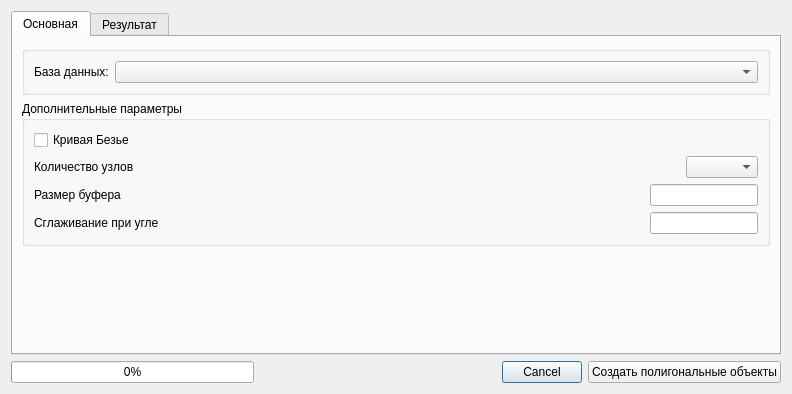
<?xml version="1.0" encoding="UTF-8"?>
<ui version="4.0">
 <class>Dialog</class>
 <widget class="QDialog" name="Dialog">
  <property name="geometry">
   <rect>
    <x>0</x>
    <y>0</y>
    <width>792</width>
    <height>394</height>
   </rect>
  </property>
  <property name="windowTitle">
   <string>Создание полигонов из линейных объектов.</string>
  </property>
  <layout class="QVBoxLayout" name="verticalLayout_3">
   <item>
    <widget class="QTabWidget" name="tabWidget">
     <property name="currentIndex">
      <number>0</number>
     </property>
     <widget class="QWidget" name="tabCommon">
      <attribute name="title">
       <string>Основная</string>
      </attribute>
      <layout class="QVBoxLayout" name="verticalLayout_2">
       <item>
        <widget class="QGroupBox" name="groupBox">
         <property name="sizePolicy">
          <sizepolicy hsizetype="Expanding" vsizetype="Minimum">
           <horstretch>0</horstretch>
           <verstretch>0</verstretch>
          </sizepolicy>
         </property>
         <property name="title">
          <string/>
         </property>
         <layout class="QHBoxLayout" name="horizontalLayout">
          <item>
           <widget class="QLabel" name="label">
            <property name="sizePolicy">
             <sizepolicy hsizetype="Minimum" vsizetype="Fixed">
              <horstretch>0</horstretch>
              <verstretch>0</verstretch>
             </sizepolicy>
            </property>
            <property name="text">
             <string>База данных:</string>
            </property>
           </widget>
          </item>
          <item>
           <widget class="QComboBox" name="LineInPolyDBcomboBox">
            <property name="sizePolicy">
             <sizepolicy hsizetype="Expanding" vsizetype="Fixed">
              <horstretch>0</horstretch>
              <verstretch>0</verstretch>
             </sizepolicy>
            </property>
           </widget>
          </item>
         </layout>
        </widget>
       </item>
       <item>
        <widget class="QGroupBox" name="groupBox_2">
         <property name="title">
          <string>Дополнительные параметры</string>
         </property>
         <layout class="QVBoxLayout" name="verticalLayout_7">
          <item>
           <layout class="QVBoxLayout" name="verticalLayout_6">
            <item>
             <layout class="QHBoxLayout" name="horizontalLayout_3">
              <item>
               <widget class="QCheckBox" name="bezierCurvCheckBox">
                <property name="sizePolicy">
                 <sizepolicy hsizetype="Maximum" vsizetype="Expanding">
                  <horstretch>0</horstretch>
                  <verstretch>0</verstretch>
                 </sizepolicy>
                </property>
                <property name="focusPolicy">
                 <enum>Qt::NoFocus</enum>
                </property>
                <property name="text">
                 <string>Кривая Безье</string>
                </property>
                <property name="tristate">
                 <bool>false</bool>
                </property>
               </widget>
              </item>
              <item>
               <widget class="QLabel" name="label_4">
                <property name="text">
                 <string/>
                </property>
               </widget>
              </item>
              <item>
               <spacer name="horizontalSpacer">
                <property name="orientation">
                 <enum>Qt::Horizontal</enum>
                </property>
                <property name="sizeHint" stdset="0">
                 <size>
                  <width>40</width>
                  <height>20</height>
                 </size>
                </property>
               </spacer>
              </item>
             </layout>
            </item>
            <item>
             <layout class="QHBoxLayout" name="horizontalLayout_6">
              <item>
               <widget class="QLabel" name="label_5">
                <property name="text">
                 <string>Количество узлов</string>
                </property>
               </widget>
              </item>
              <item>
               <spacer name="horizontalSpacer_5">
                <property name="orientation">
                 <enum>Qt::Horizontal</enum>
                </property>
                <property name="sizeHint" stdset="0">
                 <size>
                  <width>40</width>
                  <height>20</height>
                 </size>
                </property>
               </spacer>
              </item>
              <item>
               <widget class="QComboBox" name="NodeNumComboBox">
                <property name="sizePolicy">
                 <sizepolicy hsizetype="Minimum" vsizetype="Preferred">
                  <horstretch>0</horstretch>
                  <verstretch>0</verstretch>
                 </sizepolicy>
                </property>
               </widget>
              </item>
             </layout>
            </item>
            <item>
             <layout class="QHBoxLayout" name="horizontalLayout_2">
              <item>
               <widget class="QLabel" name="label_2">
                <property name="text">
                 <string>Размер буфера</string>
                </property>
               </widget>
              </item>
              <item>
               <spacer name="horizontalSpacer_4">
                <property name="orientation">
                 <enum>Qt::Horizontal</enum>
                </property>
                <property name="sizeHint" stdset="0">
                 <size>
                  <width>40</width>
                  <height>20</height>
                 </size>
                </property>
               </spacer>
              </item>
              <item>
               <widget class="QLineEdit" name="buffer_size">
                <property name="sizePolicy">
                 <sizepolicy hsizetype="Fixed" vsizetype="Expanding">
                  <horstretch>0</horstretch>
                  <verstretch>0</verstretch>
                 </sizepolicy>
                </property>
               </widget>
              </item>
             </layout>
            </item>
            <item>
             <layout class="QHBoxLayout" name="horizontalLayout_5">
              <item>
               <widget class="QLabel" name="label_3">
                <property name="text">
                 <string>Сглаживание при угле</string>
                </property>
               </widget>
              </item>
              <item>
               <spacer name="horizontalSpacer_3">
                <property name="orientation">
                 <enum>Qt::Horizontal</enum>
                </property>
                <property name="sizeHint" stdset="0">
                 <size>
                  <width>40</width>
                  <height>20</height>
                 </size>
                </property>
               </spacer>
              </item>
              <item>
               <widget class="QLineEdit" name="angle_size">
                <property name="sizePolicy">
                 <sizepolicy hsizetype="Fixed" vsizetype="Fixed">
                  <horstretch>0</horstretch>
                  <verstretch>0</verstretch>
                 </sizepolicy>
                </property>
               </widget>
              </item>
             </layout>
            </item>
           </layout>
          </item>
         </layout>
        </widget>
       </item>
       <item>
        <spacer name="verticalSpacer">
         <property name="orientation">
          <enum>Qt::Vertical</enum>
         </property>
         <property name="sizeHint" stdset="0">
          <size>
           <width>20</width>
           <height>196</height>
          </size>
         </property>
        </spacer>
       </item>
      </layout>
     </widget>
     <widget class="QWidget" name="tabResult">
      <attribute name="title">
       <string>Результат</string>
      </attribute>
      <layout class="QVBoxLayout" name="verticalLayout">
       <item>
        <widget class="QTextEdit" name="textResult">
         <property name="readOnly">
          <bool>true</bool>
         </property>
         <property name="acceptRichText">
          <bool>true</bool>
         </property>
        </widget>
       </item>
      </layout>
     </widget>
    </widget>
   </item>
   <item>
    <layout class="QHBoxLayout" name="horizontalLayout_4">
     <item>
      <widget class="QProgressBar" name="progressBar">
       <property name="enabled">
        <bool>true</bool>
       </property>
       <property name="sizePolicy">
        <sizepolicy hsizetype="Expanding" vsizetype="Fixed">
         <horstretch>0</horstretch>
         <verstretch>0</verstretch>
        </sizepolicy>
       </property>
       <property name="value">
        <number>0</number>
       </property>
       <property name="textVisible">
        <bool>true</bool>
       </property>
       <property name="invertedAppearance">
        <bool>false</bool>
       </property>
      </widget>
     </item>
     <item>
      <spacer name="horizontalSpacer_2">
       <property name="orientation">
        <enum>Qt::Horizontal</enum>
       </property>
       <property name="sizeType">
        <enum>QSizePolicy::Expanding</enum>
       </property>
       <property name="sizeHint" stdset="0">
        <size>
         <width>40</width>
         <height>20</height>
        </size>
       </property>
      </spacer>
     </item>
     <item>
      <widget class="QDialogButtonBox" name="LineInPolyCanceleButton">
       <property name="sizePolicy">
        <sizepolicy hsizetype="Fixed" vsizetype="Fixed">
         <horstretch>0</horstretch>
         <verstretch>0</verstretch>
        </sizepolicy>
       </property>
       <property name="standardButtons">
        <set>QDialogButtonBox::Cancel</set>
       </property>
      </widget>
     </item>
     <item>
      <widget class="QPushButton" name="LineInPolyButton">
       <property name="sizePolicy">
        <sizepolicy hsizetype="Fixed" vsizetype="Preferred">
         <horstretch>0</horstretch>
         <verstretch>0</verstretch>
        </sizepolicy>
       </property>
       <property name="text">
        <string>Создать полигональные объекты</string>
       </property>
      </widget>
     </item>
    </layout>
   </item>
  </layout>
 </widget>
 <resources/>
 <connections/>
</ui>
